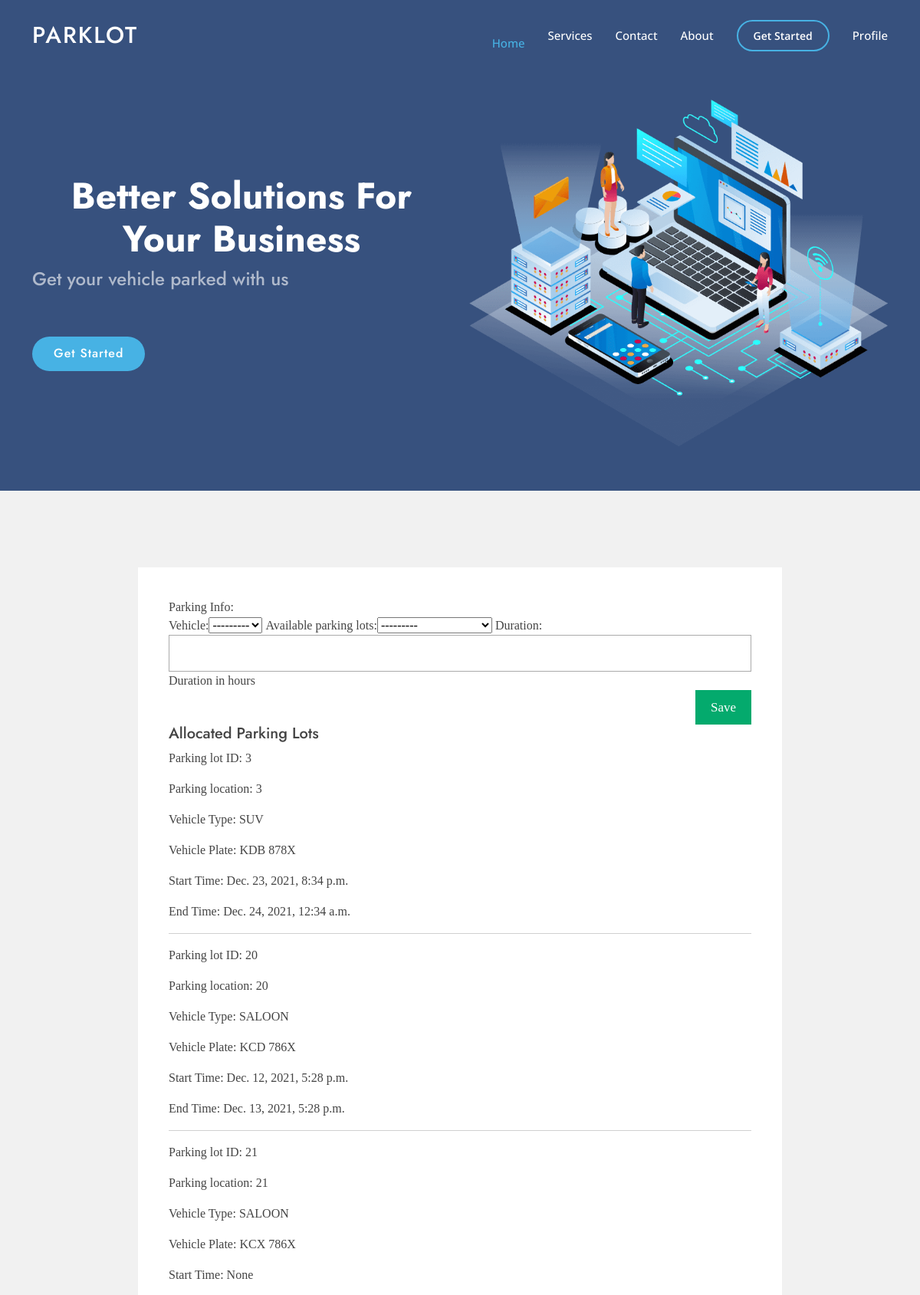
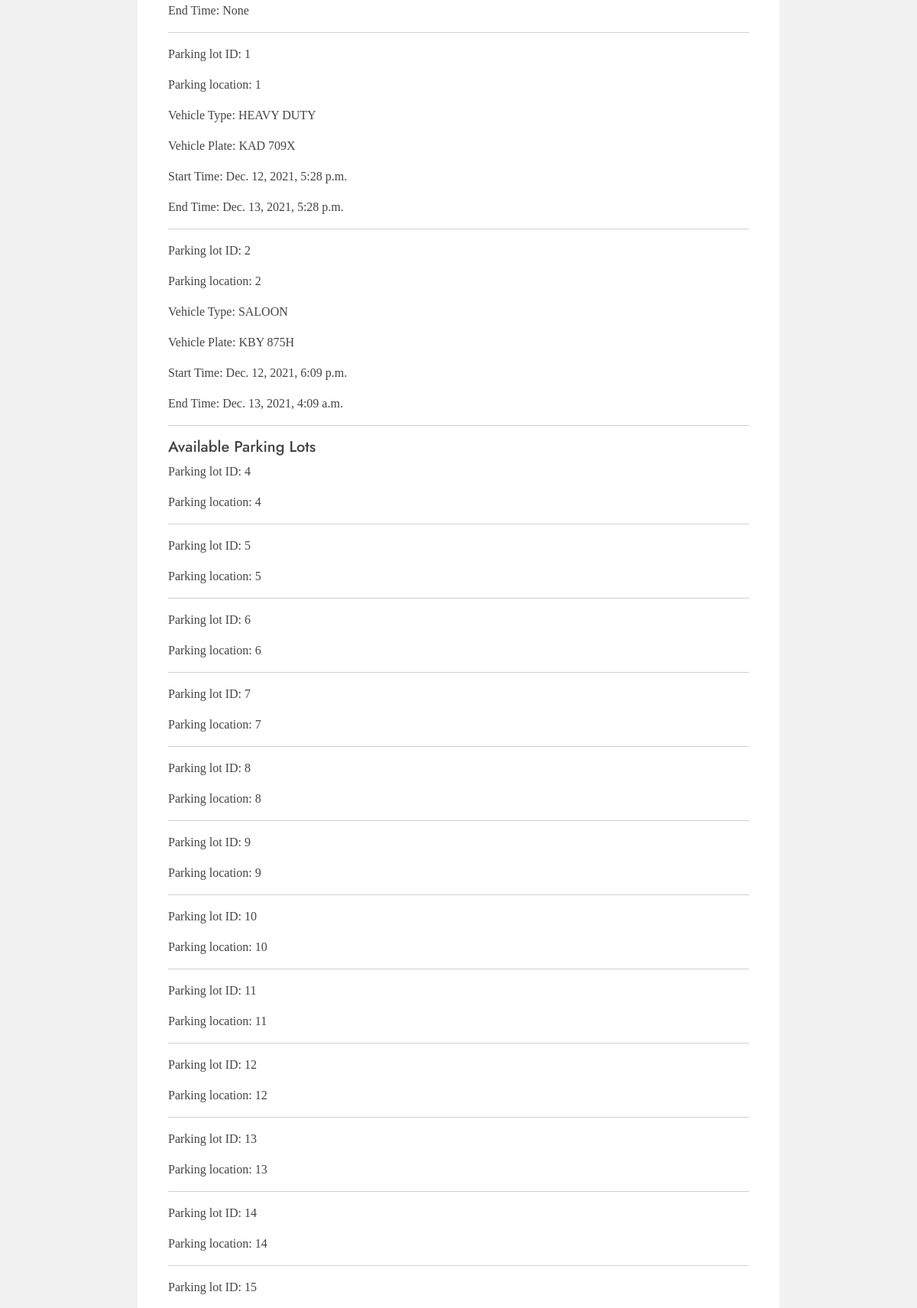
Screenshot of /parking/parking-lots/ (signed in, upper part) with the database file from the repository (2 pictures, top to bottom).
### parking/models.py (models this page shows, shortened)
class ParkingLot(models.Model):
    vehicle=models.OneToOneField(Vehicle,null=True,blank=True,on_delete=models.SET_NULL, unique=True)
    available=models.BooleanField(default=False)
    start_time=models.DateTimeField(null=True,blank=True)
    end_time=models.DateTimeField(null=True,blank=True)
    paid_amount=models.IntegerField(null=True,blank=True)
    location = models.ForeignKey(Location, null=True, blank=True, on_delete=models.SET_NULL)
    def __str__(self) -> str:
        return f"Parking {self.pk}: {self.location.name}"

class Vehicle(models.Model):
    CAR_TYPES=[
        ('SALOON','SALOON'),
        ('HEAVY DUTY','HEAVY DUTY'),
        ('SUV','SUV'),
    ]
    driver=models.ForeignKey(Person, on_delete=models.CASCADE)
    car_type=models.CharField(max_length=100,choices=CAR_TYPES)
    car_plate=models.CharField(max_length=15, unique=True)

### parking/views.py (the view, shortened to what this page needs)
# urls.py: path('parking/parking-lots/', ParkingLotView.as_view(), name='parking_lots'),
class ParkingLotView(View):
    def get(self,request,*args,**kwargs):
        context = self._get_context(request)
        return render(request,'parking/parking_lots.html', context)
    def _get_context(self, request):
        my_vehicles = Vehicle.objects.filter(driver=request.user)
        allocated_parking_lots = ParkingLot.objects.filter(
            vehicle__in=my_vehicles,
            available=False
        )
        available_parking_lots = ParkingLot.objects.filter(
            available=True
        )
        form = SelectParkingLot(user_id=request.user.pk)
        return {
            'form': form,
            'allocated_lots': allocated_parking_lots,
            'available_lots': available_parking_lots
        }

### parking/form.py
class SelectParkingLot(forms.Form):
    vehicle = forms.CharField()
    available_parking_lots = forms.ModelChoiceField(
        queryset=ParkingLot.objects.filter(available=True)
    )
    duration = forms.DurationField(help_text="Duration in hours")
    def __init__(self, *args, **kwargs):
        current_user_id = kwargs.pop('user_id')
        super().__init__(*args, **kwargs)
        allocated_vehicles = list(ParkingLot.objects.filter(
            vehicle_id__isnull=False).values_list('vehicle__id', flat=True))
        self.fields['vehicle'] = forms.ModelChoiceField(
            queryset=Vehicle.objects.filter(driver_id=int(current_user_id)).exclude(
                id__in=allocated_vehicles
            ))

### parking/templates/parking/parking_lots.html (shortened to what this page needs)
{% extends 'parking/base.html'%}
{%load static%}
{% block content%}
<form id="regForm" method="post" >
   <div class="tab">Parking Info:<br>
   {{form}}
   </div>
   <div style="overflow:auto;">
     <div style="float:right;">
       <button type="submit" id="nextBtn">Save</button>
     </div>
   </div>
   <div>
    <h5>Allocated Parking Lots</h5>
    {%for lot in allocated_lots%}
    <p>Parking lot ID: {{lot.pk}}</p>
    <p>Parking location: {{lot.pk}}</p>
    <p>Vehicle Type: {{lot.vehicle.car_type}}</p>
    <p>Vehicle Plate: {{lot.vehicle.car_plate}}</p>
    <p>Start Time: {{lot.start_time}}</p>
    <p>End Time: {{lot.end_time}}</p>
    <hr>
    {%endfor%}
    <h5>Available Parking Lots</h5>
    {%for lot in available_lots%}
    <p>Parking lot ID: {{lot.pk}}</p>
    <p>Parking location: {{lot.pk}}</p>
    <hr>
    {%endfor%}
</div>
 </form>
{% endblock%}

### static/css/style.css (style rules this page uses)
body { font-family: "Open Sans", sans-serif; color: #444444; }
h1, h2, h3, h4, h5, h6 { font-family: "Jost", sans-serif; }

### parking/templates/parking/base.html (style rules this page uses)
* { box-sizing: border-box; }
body { background-color: #f1f1f1; }
#regForm { background-color: #ffffff; margin: 100px auto; font-family: Raleway; padding: 40px; width: 70%; min-width: 300px; }
input { padding: 10px; width: 100%; font-size: 17px; font-family: Raleway; border: 1px solid #aaaaaa; }
.tab { display: none; }
button { background-color: #04AA6D; color: #ffffff; border: none; padding: 10px 20px; font-size: 17px; font-family: Raleway; cursor: pointer; }

### rows the page displays
ParkingLot: pk "3", vehicle.car_type "SUV", vehicle.car_plate "KDB 878X", start_time "Dec. 23, 2021, 8:34 p.m.", end_time "Dec. 24, 2021, 12:34 a.m."
ParkingLot: pk "20", vehicle.car_type "SALOON", vehicle.car_plate "KCD 786X", start_time "Dec. 12, 2021, 5:28 p.m.", end_time "Dec. 13, 2021, 5:28 p.m."
ParkingLot: pk "21", vehicle.car_type "SALOON", vehicle.car_plate "KCX 786X", start_time "None", end_time "None"
ParkingLot: pk "1", vehicle.car_type "HEAVY DUTY", vehicle.car_plate "KAD 709X", start_time "Dec. 12, 2021, 5:28 p.m.", end_time "Dec. 13, 2021, 5:28 p.m."
ParkingLot: pk "2", vehicle.car_type "SALOON", vehicle.car_plate "KBY 875H", start_time "Dec. 12, 2021, 6:09 p.m.", end_time "Dec. 13, 2021, 4:09 a.m."
ParkingLot: pk "4"
ParkingLot: pk "5"
ParkingLot: pk "6"
ParkingLot: pk "7"
ParkingLot: pk "8"
ParkingLot: pk "9"
ParkingLot: pk "10"
ParkingLot: pk "11"
ParkingLot: pk "12"
ParkingLot: pk "13"
ParkingLot: pk "14"
ParkingLot: pk "15"
